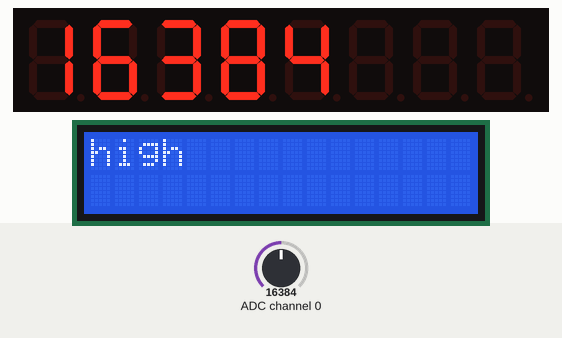
Simulated run of this program. Board: Raspberry Pi (header pin numbers). Shown: 8-digit seven-segment display, 16×2 character LCD. The test bench sets the inputs (shaded band); at power-on: ADC channel 0 = 16384 (analog values on the 0–32767 scale). What the program prints to the terminal is not drawn.

Above: at 1.4 s.
1.5 s: ADC channel 0 set to 2128
At 2.4 s:
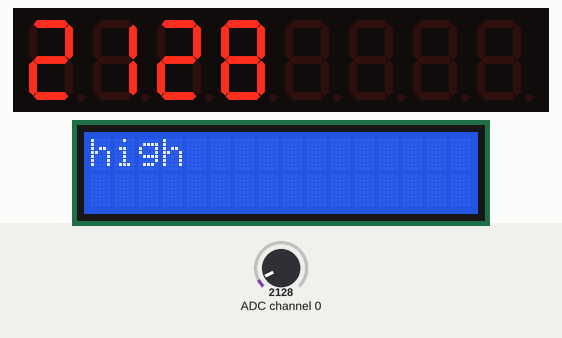
3.1 s: ADC channel 0 set to 1864
At 4.3 s:
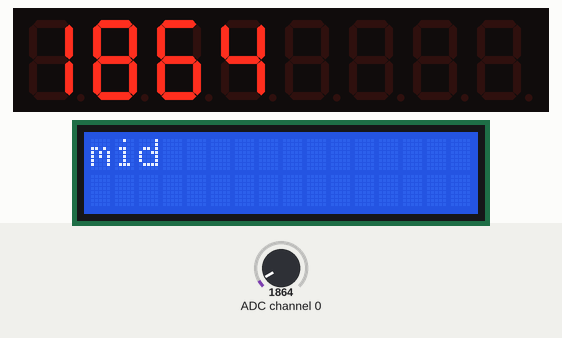
4.6 s: ADC channel 0 set to 1056
At 5.1 s:
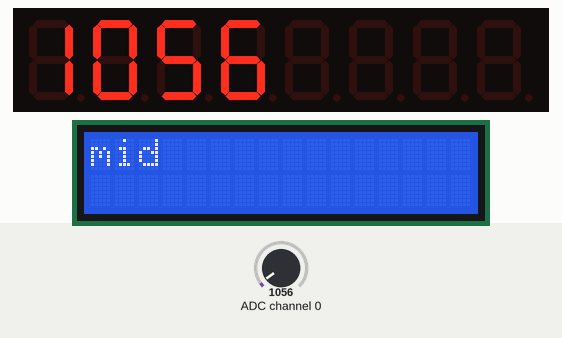
6.1 s: ADC channel 0 set to 928
At 6.9 s:
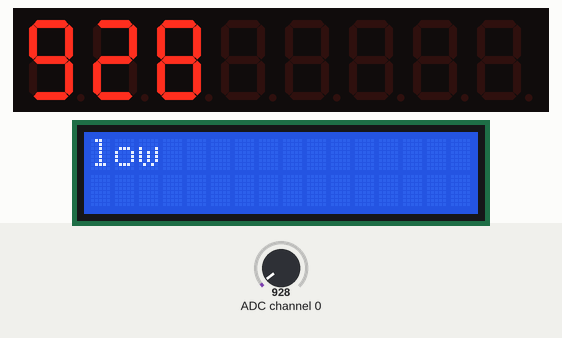
Timing chart, 0 to 8.6 s (numbered marks = the images above; inputs shaded):
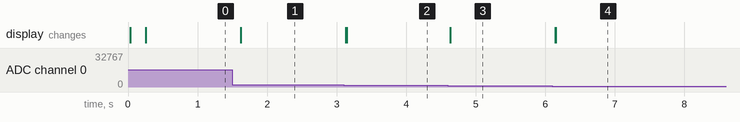

The program:

index.py
```python
# general
import lcddriver
import Adafruit_ADS1x15
from luma.core.virtual import viewport, sevensegment
from luma.core.interface.serial import spi, noop
from luma.led_matrix.device import max7219
import time
from datetime import datetime

# pi
import RPi.GPIO as GPIO
GPIO.setwarnings(False)
GPIO.setmode(GPIO.BOARD)

# 7seg

serial = spi(port=0, device=0, gpio=noop())
device = max7219(serial, cascaded=1)
seg = sevensegment(device)
# seg.text = 'hh1'


# adc
adc = Adafruit_ADS1x15.ADS1115()
GAIN = 1

# lcd 16x4
lcd = lcddriver.lcd()


class Main:
    def __init__(self):
        seg.text = 'ee'
        while True:
            inp = max(0, adc.read_adc(0))
            seg.text = str(inp)
            display = ['low ', 'mid ', 'high'][min(2, int(inp/1000))]
            lcd.lcd_display_string(display, 1)
            print(inp, display)
            time.sleep(0.1)


def main():
    Main()
    input()


if __name__ == '__main__':
    main()
```

lcddriver.py
```python
# Driver library for LCD display. Provided by Ryanteck LTD.
# The procedures below can all be called in your own code!
# You can just stick to the print string one though ;-)

# This is the driver library for the LCD display
# It contains some functions that you can call in your own program
# Just remember that in order to use it you have to import it
# You can do that with the line: import lcddriver
# Make sure that lcddriver is in the same directory though!
# Credit for this code goes to "natbett" of the Raspberry Pi Forum 18/02/13

import i2c_lib
from time import *

# LCD Address
ADDRESS = 0x3F

# commands
LCD_CLEARDISPLAY = 0x01
LCD_RETURNHOME = 0x02
LCD_ENTRYMODESET = 0x04
LCD_DISPLAYCONTROL = 0x08
LCD_CURSORSHIFT = 0x10
LCD_FUNCTIONSET = 0x20
LCD_SETCGRAMADDR = 0x40
LCD_SETDDRAMADDR = 0x80

# flags for display entry mode
LCD_ENTRYRIGHT = 0x00
LCD_ENTRYLEFT = 0x02
LCD_ENTRYSHIFTINCREMENT = 0x01
LCD_ENTRYSHIFTDECREMENT = 0x00

# flags for display on/off control
LCD_DISPLAYON = 0x04
LCD_DISPLAYOFF = 0x00
LCD_CURSORON = 0x02
LCD_CURSOROFF = 0x00
LCD_BLINKON = 0x01
LCD_BLINKOFF = 0x00

# flags for display/cursor shift
LCD_DISPLAYMOVE = 0x08
LCD_CURSORMOVE = 0x00
LCD_MOVERIGHT = 0x04
LCD_MOVELEFT = 0x00

# flags for function set
LCD_8BITMODE = 0x10
LCD_4BITMODE = 0x00
LCD_2LINE = 0x08
LCD_1LINE = 0x00
LCD_5x10DOTS = 0x04
LCD_5x8DOTS = 0x00

# flags for backlight control
LCD_BACKLIGHT = 0x08
LCD_NOBACKLIGHT = 0x00

En = 0b00000100 # Enable bit
Rw = 0b00000010 # Read/Write bit
Rs = 0b00000001 # Register select bit

class lcd:
   #initializes objects and lcd
   def __init__(self):
      self.lcd_device = i2c_lib.i2c_device(ADDRESS)

      self.lcd_write(0x03)
      self.lcd_write(0x03)
      self.lcd_write(0x03)
      self.lcd_write(0x02)

      self.lcd_write(LCD_FUNCTIONSET | LCD_2LINE | LCD_5x8DOTS | LCD_4BITMODE)
      self.lcd_write(LCD_DISPLAYCONTROL | LCD_DISPLAYON)
      self.lcd_write(LCD_CLEARDISPLAY)
      self.lcd_write(LCD_ENTRYMODESET | LCD_ENTRYLEFT)
      sleep(0.2)

   # clocks EN to latch command
   def lcd_strobe(self, data):
      self.lcd_device.write_cmd(data | En | LCD_BACKLIGHT)
      sleep(.0005)
      self.lcd_device.write_cmd(((data & ~En) | LCD_BACKLIGHT))
      sleep(.0001)

   def lcd_write_four_bits(self, data):
      self.lcd_device.write_cmd(data | LCD_BACKLIGHT)
      self.lcd_strobe(data)

   # write a command to lcd
   def lcd_write(self, cmd, mode=0):
      self.lcd_write_four_bits(mode | (cmd & 0xF0))
      self.lcd_write_four_bits(mode | ((cmd << 4) & 0xF0))

   # put string function
   def lcd_display_string(self, string, line):
      if line == 1:
         self.lcd_write(0x80)
      if line == 2:
         self.lcd_write(0xC0)
      if line == 3:
         self.lcd_write(0x94)
      if line == 4:
         self.lcd_write(0xD4)

      for char in string:
         self.lcd_write(ord(char), Rs)

   # clear lcd and set to home
   def lcd_clear(self):
      self.lcd_write(LCD_CLEARDISPLAY)
      self.lcd_write(LCD_RETURNHOME)
```

i2c_lib.py
```python
import smbus
from time import *

class i2c_device:
   def __init__(self, addr, port=1):
      self.addr = addr
      self.bus = smbus.SMBus(port)

# Write a single command
   def write_cmd(self, cmd):
      self.bus.write_byte(self.addr, cmd)
      sleep(0.0001)

# Write a command and argument
   def write_cmd_arg(self, cmd, data):
      self.bus.write_byte_data(self.addr, cmd, data)
      sleep(0.0001)

# Write a block of data
   def write_block_data(self, cmd, data):
      self.bus.write_block_data(self.addr, cmd, data)
      sleep(0.0001)

# Read a single byte
   def read(self):
      return self.bus.read_byte(self.addr)

# Read
   def read_data(self, cmd):
      return self.bus.read_byte_data(self.addr, cmd)

# Read a block of data
   def read_block_data(self, cmd):
      return self.bus.read_block_data(self.addr, cmd)
```

Measured:
- the behaviour switches between 2000 and 1992 on ADC channel 0 (found by bisection; images 1 and 2)
- the behaviour switches between 1000 and 992 on ADC channel 0 (found by bisection; images 3 and 4)
- after the input at 1.5 s, the display: changes after 0.12 s (image 1)
- after the input at 3.1 s, the display: first changes at once (image 2 shows a later state)
- after the input at 4.6 s, the display: changes at once (image 3)
- after the input at 6.1 s, the display: first changes at once (image 4 shows a later state)
